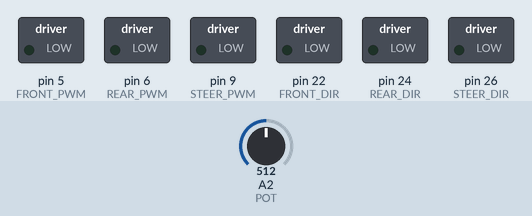
This sketch was run on a simulated Arduino Mega 2560, built with avr-gcc and run on an emulated ATmega2560. On the bench: switched loads named in the sketch (green lamp = pin HIGH). The inputs (shaded band) are chosen by the test bench; at power-on: A2 (POT) = 512. What the sketch prints to the serial monitor is not drawn.

Above: at 1.2 s.
1.3 s: A2 (POT) set to 698
2.8 s: A2 (POT) set to 715
At 3.7 s:
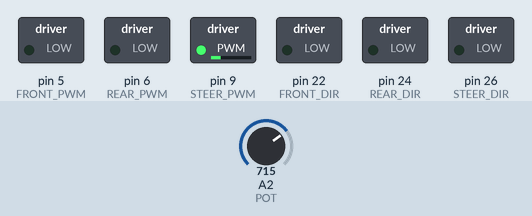
4.3 s: A2 (POT) set to 900
At 4.9 s:
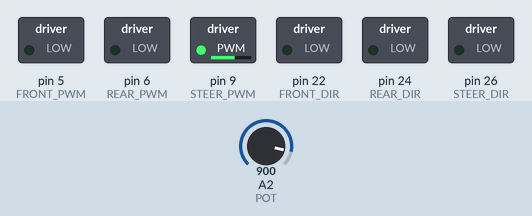
5.8 s: A2 (POT) set to 1023
At 6.1 s:
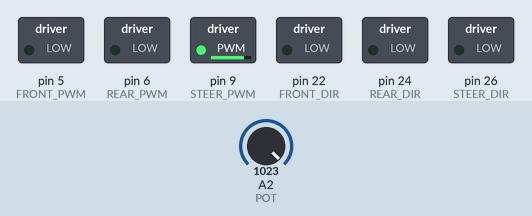
7.3 s: A2 (POT) set to 306
At 8.5 s:
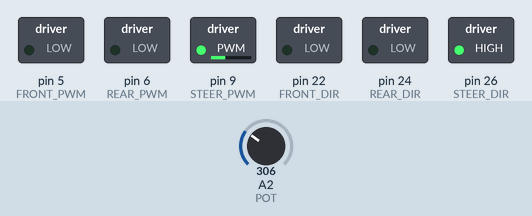
8.8 s: A2 (POT) set to 716
At 9.6 s:
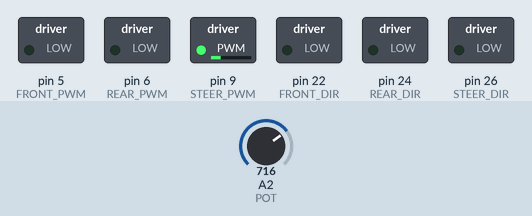
Timing chart, 0 to 11.3 s (numbered marks = the images above; inputs shaded):
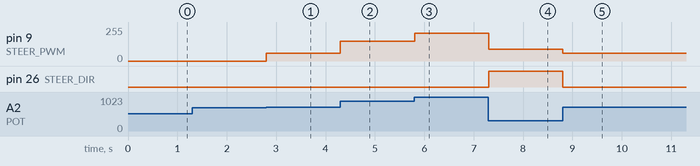

The sketch:

driving.ino
```cpp
// Henes-style command loop -> MD30C (PWM+DIR) with centered mapping & asym steering

// ===== Pins (MD30C) =====
static const int FRONT_PWM = 5;
static const int FRONT_DIR = 22;
static const int REAR_PWM  = 6;
static const int REAR_DIR  = 24;
static const int STEER_PWM = 9;
static const int STEER_DIR = 26;

// ===== DIR polarity =====
static bool FRONT_DIR_FWD = LOW;
static bool REAR_DIR_FWD  = LOW;
static bool STEER_DIR_RT  = LOW;

// ===== POT (steering sensor) =====
const int POT = A2;
// 좌/센터/우 실측값 (네 값 반영)
const int RES_LEFT   = 1023;   // 가장 왼쪽에서 읽힌 값
const int RES_CENTER = 580;    // 정확한 센터 실측
const int RES_RIGHT  = 8;     // 가장 오른쪽에서 읽힌 값
const int MAX_STEERING_STEP = 7;

// ===== Params =====
const unsigned int COMMAND_INTERVAL = 50; // ms
const int MAX_SPEED_CHANGE_PER_INTERVAL = 20;
// (기존 파라미터들...)

// === 비례 제어(P-Control)를 위한 새 파라미터 ===
const float STEER_KP = 30.0; // 비례 상수 (핵심 튜닝값!)
const int STEER_DEAD_BAND = 1; // 오차가 이 값 이하면 정지 (기존 DEAD_BAND와 역할이 다름)
const int MIN_STEER_SPEED = 40;  // 모터가 움직이기 시작하는 최소 PWM 값 (옵션)
// 좌/우 비대칭 토크 보정
const int STEER_SPEED_R = 150;  // 오른쪽이 덜 가면 좀 더 크게 (0~255)
const int STEER_SPEED_L = 150;  // 왼쪽
const int DEAD_BAND      = 1;   // |오차|<=1 → 0 처리
const int OVERSHOOT_STEP = 1;   // 목표 근처에서 살짝 더 밀어줌(마찰 극복)

// ===== State =====
int angle_cmd = 0;                 // -MAX..+MAX
int target_front_speed = 0;
int target_rear_speed = 0;

// "현재" 모터에 실제 인가되는 속도 (서서히 증가/감소시킬 값)
int current_front_speed = 0;
int current_rear_speed = 0;
unsigned long lastCommandTime = 0;

// ==== MD30C drive ====
void md30c_drive(int pwmPin, int dirPin, int signedSpeed, bool dirPositiveLevel) {
  int duty = abs(signedSpeed);
  if (duty > 255) duty = 255;
  bool pos = (signedSpeed >= 0);
  digitalWrite(dirPin, pos ? dirPositiveLevel : !dirPositiveLevel);
  analogWrite(pwmPin, duty);  // 0 -> brake
}
void brake(int pwmPin) { analogWrite(pwmPin, 0); }

void setFrontMotorSpeed(int spd){ md30c_drive(FRONT_PWM, FRONT_DIR, spd, FRONT_DIR_FWD); }
void setRearMotorSpeed (int spd){ md30c_drive(REAR_PWM,  REAR_DIR,  spd, REAR_DIR_FWD ); }
void steerRight(){ md30c_drive(STEER_PWM, STEER_DIR, +STEER_SPEED_R, STEER_DIR_RT); }
void steerLeft (){ md30c_drive(STEER_PWM, STEER_DIR, -STEER_SPEED_L, STEER_DIR_RT); }
void steerBrake(){ brake(STEER_PWM); }

// ===== Serial parser (s/l/r 그대로) =====
const unsigned int MAX_INPUT = 20;
void processData(const char *data) {
  int sIndex=-1, fIndex=-1, rIndex=-1;
  for (int i=0; data[i]!='\0'; i++){
    if (data[i]=='s') sIndex=i;
    else if (data[i]=='l') fIndex=i;
    else if (data[i]=='r') rIndex=i;
  }
  if (sIndex!=-1 && fIndex!=-1 && rIndex!=-1){
    int newAngle      = atoi(data + sIndex + 1);
    int newFrontSpeed = atoi(data + fIndex + 1);
    int newRearSpeed  = atoi(data + rIndex + 1);
    angle_cmd   = constrain(newAngle, -MAX_STEERING_STEP, MAX_STEERING_STEP);
    target_front_speed = constrain(newFrontSpeed, -255, 255);
    target_rear_speed  = constrain(newRearSpeed,  -255, 255);
  }
}
void processIncomingByte(const byte b){
  static char line[MAX_INPUT]; static unsigned int pos=0;
  switch(b){
    case '\n': line[pos]=0; processData(line); pos=0; break;
    case '\r': break;
    default: if (pos < (MAX_INPUT-1)) line[pos++]=b; break;
  }
}

// ===== Centered piecewise map with clamping =====
int map_centered(int res_raw) {
  // 센서 값 클램프 (엔드스톱 밖으로 튀어도 스팬을 유지)
  int res = res_raw;
  if (RES_LEFT >= RES_RIGHT) {          // 보통 이렇게 큼->작음
    if (res > RES_LEFT)  res = RES_LEFT;
    if (res < RES_RIGHT) res = RES_RIGHT;
  } else {                              // 혹시 반대 극성 센서면
    if (res < RES_LEFT)  res = RES_LEFT;
    if (res > RES_RIGHT) res = RES_RIGHT;
  }

  long step;
  if (res >= RES_CENTER) {
    // 센터(0) → 좌(-MAX)
    step = map(res, RES_CENTER, RES_LEFT, 0, -MAX_STEERING_STEP);
  } else {
    // 센터(0) → 우(+MAX)
    step = map(res, RES_CENTER, RES_RIGHT, 0, +MAX_STEERING_STEP);
  }
  // 데드밴드
  //if (abs(step) <= DEAD_BAND) step = 0;
  return (int)constrain(step, -MAX_STEERING_STEP, MAX_STEERING_STEP);
}

// ===== Setup & Loop =====
void setup() {
  Serial.begin(115200);

  pinMode(POT, INPUT);
  pinMode(FRONT_PWM, OUTPUT); pinMode(FRONT_DIR, OUTPUT);
  pinMode(REAR_PWM,  OUTPUT); pinMode(REAR_DIR,  OUTPUT);
  pinMode(STEER_PWM, OUTPUT); pinMode(STEER_DIR, OUTPUT);

  brake(FRONT_PWM); brake(REAR_PWM); brake(STEER_PWM);
  digitalWrite(FRONT_DIR, LOW); digitalWrite(REAR_DIR, LOW); digitalWrite(STEER_DIR, LOW);

  Serial.println("MD30C + centered steering mapping ready.");
}

void loop() {
  unsigned long now = millis();
  while (Serial.available() > 0) processIncomingByte(Serial.read());

  if (now - lastCommandTime >= COMMAND_INTERVAL) {
    int res = analogRead(POT);
    int step_now = map_centered(res);
    int err = angle_cmd - step_now;

    // 비례 제어 로직 시작
    if (abs(err) <= STEER_DEAD_BAND) {
      steerBrake(); // 목표 범위 안에 들어오면 정지
    } else {
      // 오차에 비례하여 조향 속도 계산
      int steer_speed = (int)(err * STEER_KP);

      // 최대/최소 속도 제한
      steer_speed = constrain(steer_speed, -255, 255);

      // (옵션) 모터가 약한 힘으로 돌지 못할 때 (Stiction 극복)
      // 계산된 속도가 0은 아니지만, 최소 구동 속도보다 작을 경우
      if (steer_speed > 0 && steer_speed < MIN_STEER_SPEED) {
        steer_speed = MIN_STEER_SPEED;
      } else if (steer_speed < 0 && steer_speed > -MIN_STEER_SPEED) {
        steer_speed = -MIN_STEER_SPEED;
      }

      // 계산된 속도로 조향 모터 구동
      md30c_drive(STEER_PWM, STEER_DIR, steer_speed, STEER_DIR_RT);
    }

    // 1. Front Motor
    if (current_front_speed < target_front_speed) {
      current_front_speed += MAX_SPEED_CHANGE_PER_INTERVAL;
      if (current_front_speed > target_front_speed) {
        current_front_speed = target_front_speed; // 목표값 초과 방지
      }
    } else if (current_front_speed > target_front_speed) {
      current_front_speed -= MAX_SPEED_CHANGE_PER_INTERVAL;
      if (current_front_speed < target_front_speed) {
        current_front_speed = target_front_speed; // 목표값 초과 방지
      }
    }

    // 2. Rear Motor
    if (current_rear_speed < target_rear_speed) {
      current_rear_speed += MAX_SPEED_CHANGE_PER_INTERVAL;
      if (current_rear_speed > target_rear_speed) {
        current_rear_speed = target_rear_speed;
      }
    } else if (current_rear_speed > target_rear_speed) {
      current_rear_speed -= MAX_SPEED_CHANGE_PER_INTERVAL;
      if (current_rear_speed < target_rear_speed) {
        current_rear_speed = target_rear_speed;
      }
    }

    // 계산된 "현재" 속도로 모터 구동
    setFrontMotorSpeed(current_front_speed);
    setRearMotorSpeed(current_rear_speed);
    // (디버그) 필요 시 주석 해제해서 확인
    Serial.print("Target F: "); Serial.print(target_front_speed);
    Serial.print(" | Current F: "); Serial.print(current_front_speed);
    Serial.print(" | Target R: "); Serial.print(target_rear_speed);
    Serial.print(" | Current R: "); Serial.println(current_rear_speed);

    lastCommandTime = now;
  }
}
```

Measured:
- the behaviour switches between 706 and 707 on A2 (POT) (found by bisection; images 0 and 1)
- after the input at 1.3 s, every drawn part: stays the same
- after the input at 2.8 s, pin 9 (STEER_PWM): 0/255 → 60/255 at once
- after the input at 4.3 s, pin 9 (STEER_PWM): 60/255 → 150/255 at once
- after the input at 5.8 s, pin 9 (STEER_PWM): 150/255 → 210/255 at once
- after the input at 7.3 s, pin 9 (STEER_PWM): 210/255 → 90/255 at once; pin 26 (STEER_DIR): LOW → HIGH at once
- after the input at 8.8 s, pin 9 (STEER_PWM): 90/255 → 60/255 at once; pin 26 (STEER_DIR): HIGH → LOW at once
